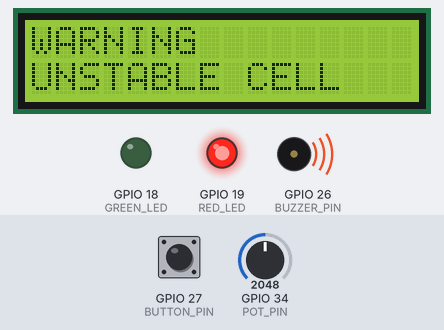
Bench run of a sketch on a simulated ESP32. Parts: 16×2 character LCD, output pins drawn as LEDs (lit = HIGH), buzzer (waves = sounding). Inputs (shaded band) come from the test bench; at power-on: GPIO 34 (POT_PIN) = 2048, GPIO 27 (BUTTON_PIN) HIGH. WiFi joins after 1.5 s; servers stay silent unless stated.

Above: at 2.0 s.
3.1 s: GPIO 34 (POT_PIN) set to 1228
At 3.7 s:
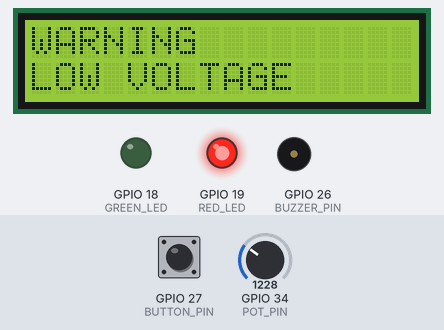
6.1 s: GPIO 34 (POT_PIN) set to 2047
At 6.8 s:
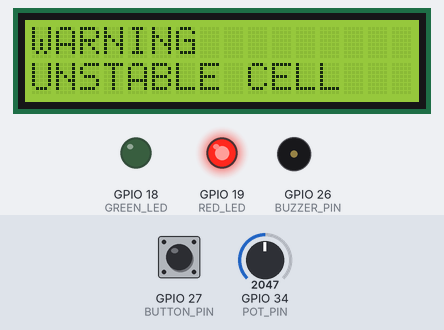
9.1 s: GPIO 27 (BUTTON_PIN) pulled LOW for 1 s
At 9.8 s:
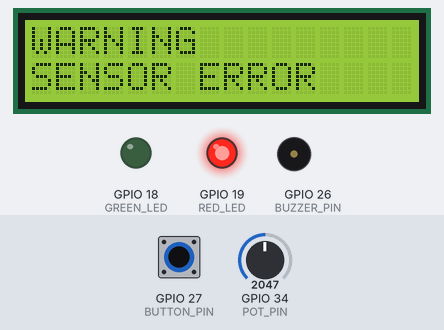
12.4 s: GPIO 34 (POT_PIN) set to 3603
At 12.8 s:
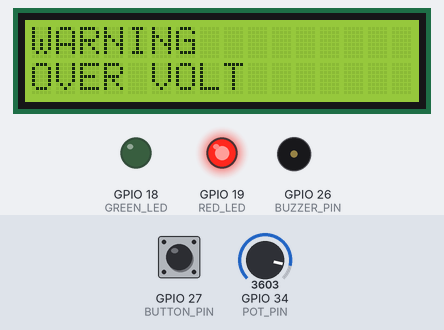
15.4 s: GPIO 34 (POT_PIN) set to 2866
At 15.8 s:
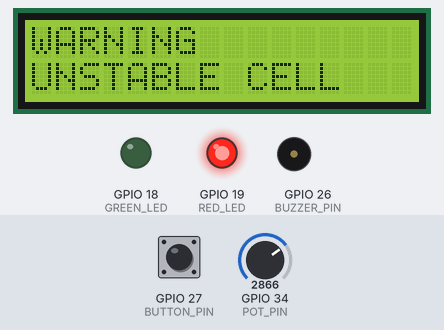
18.4 s: GPIO 27 (BUTTON_PIN) pulled LOW for 0.15 s
At 24.3 s:
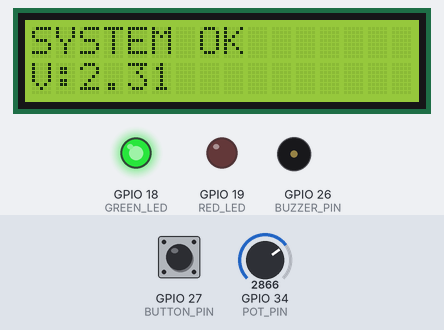
Timing chart, 0 to 25.4 s (numbered marks = the images above; inputs shaded):
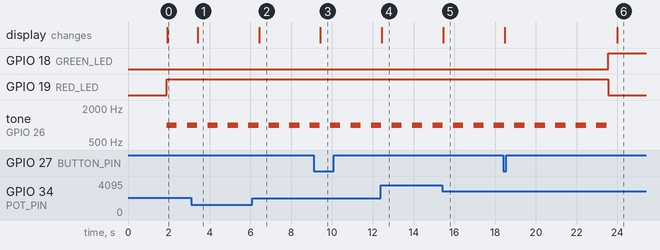

Measured:
- after the input at 3.1 s, the display: changes after 0.32 s (image 1)
- after the input at 6.1 s, the display: changes after 0.33 s (image 2)
- after the input at 9.1 s, GPIO 18 (GREEN_LED): stays LOW (without the input it goes to HIGH after 2.0 s); GPIO 19 (RED_LED): stays HIGH (without the input it goes to LOW after 2.0 s); the display: changes after 0.34 s (image 3)
- after the input at 12.4 s, GPIO 18 (GREEN_LED): stays LOW (without the input it goes to HIGH after 2.7 s); GPIO 19 (RED_LED): stays HIGH (without the input it goes to LOW after 2.7 s); the display: changes after 0.05 s (image 4)
- after the input at 15.4 s, the display: changes after 0.06 s (image 5)
- after the input at 18.4 s, GPIO 18 (GREEN_LED): LOW → HIGH after 5.2 s instead of 2.0 s; GPIO 19 (RED_LED): HIGH → LOW after 5.2 s instead of 2.0 s; the display: first changes after 0.07 s (image 6 shows a later state)
- by itself, tone on GPIO 26 (BUZZER_PIN): alternates 1000 Hz for 0.50 s and silent for 0.50 s, 11 changes in all, then stays silent

The sketch:

sketch.ino
```cpp
#define BLYNK_TEMPLATE_ID "TMPL3v_HLEWl1"
#define BLYNK_TEMPLATE_NAME "Event Driven Safety Protection Kernel"
#define BLYNK_AUTH_TOKEN "wXTAirsDiEZ77vTocUOK1XXqKNRPXwKo"

#include <WiFi.h>
#include <BlynkSimpleEsp32.h>
#include <Wire.h>
#include <LiquidCrystal_I2C.h>

char ssid[] = "Wokwi-GUEST";
char pass[] = "";

#define POT_PIN      34
#define BUTTON_PIN   27
#define BUZZER_PIN   26
#define GREEN_LED    18
#define RED_LED      19

LiquidCrystal_I2C lcd(0x27, 16, 2);

enum SystemState {
  NORMAL,
  UNDERVOLTAGE_FAULT,
  OVERVOLTAGE_FAULT,
  SENSOR_FAULT,
  FLUCTUATION_FAULT
};

SystemState currentState = NORMAL;

unsigned long lastBuzzerTime = 0;
unsigned long lastLCDTime = 0;
unsigned long faultStartTime = 0;

bool buzzerState = false;
float previousVoltage = 0;

// Thresholds
const float UNDER_VOLTAGE = 1.0;
const float OVER_VOLTAGE  = 2.8;

const float RECOVERY_LOW  = 1.2;
const float RECOVERY_HIGH = 2.6;

const float FLUCT_LIMIT   = 0.5;
const unsigned long RELAY_LOCK_TIME = 5000;

float readVoltage() {
  int adc = analogRead(POT_PIN);
  return (adc / 4095.0) * 3.3;
}

void updateBlynk(float voltage, String state, String fault,
                 String relayStatus, String buzzerStatus,
                 String recoveryStatus) {

  Blynk.virtualWrite(V0, voltage);
  Blynk.virtualWrite(V1, state);
  Blynk.virtualWrite(V2, fault);
  Blynk.virtualWrite(V3, relayStatus);
  Blynk.virtualWrite(V4, buzzerStatus);
  Blynk.virtualWrite(V5, recoveryStatus);
}

void setup() {

  Serial.begin(115200);

  Blynk.begin(BLYNK_AUTH_TOKEN, ssid, pass);

  pinMode(BUTTON_PIN, INPUT_PULLUP);
  pinMode(BUZZER_PIN, OUTPUT);

  pinMode(GREEN_LED, OUTPUT);
  pinMode(RED_LED, OUTPUT);

  lcd.init();
  lcd.backlight();

  lcd.setCursor(0, 0);
  lcd.print("Safety Kernel");
  lcd.setCursor(0, 1);
  lcd.print("Starting...");
}

void loop() {

  Blynk.run();

  float voltage = readVoltage();

  // Sensor anomaly
  if (digitalRead(BUTTON_PIN) == LOW) {
    currentState = SENSOR_FAULT;
    faultStartTime = millis();
  }

  // Undervoltage
  else if (voltage < UNDER_VOLTAGE) {
    currentState = UNDERVOLTAGE_FAULT;
    faultStartTime = millis();
  }

  // Overvoltage
  else if (voltage > OVER_VOLTAGE) {
    currentState = OVERVOLTAGE_FAULT;
    faultStartTime = millis();
  }

  // Rapid fluctuation
  else if (abs(voltage - previousVoltage) > FLUCT_LIMIT) {
    currentState = FLUCTUATION_FAULT;
    faultStartTime = millis();
  }

  // Recovery logic
  else {

    if (millis() - faultStartTime > RELAY_LOCK_TIME) {

      if (voltage > RECOVERY_LOW &&
          voltage < RECOVERY_HIGH &&
          digitalRead(BUTTON_PIN) == HIGH) {

        currentState = NORMAL;
      }
    }
  }

  previousVoltage = voltage;

  updateOutputs(voltage);
}

void updateOutputs(float voltage) {

  switch (currentState) {

    case NORMAL:

      digitalWrite(GREEN_LED, HIGH);
      digitalWrite(RED_LED, LOW);
      noTone(BUZZER_PIN);

      updateBlynk(
        voltage,
        "NORMAL",
        "NONE",
        "CONNECTED",
        "OFF",
        "STABLE"
      );

      if (millis() - lastLCDTime > 500) {

        lastLCDTime = millis();

        lcd.clear();
        lcd.setCursor(0, 0);
        lcd.print("SYSTEM OK");

        lcd.setCursor(0, 1);
        lcd.print("V:");
        lcd.print(voltage, 2);
      }

      break;

    case UNDERVOLTAGE_FAULT:

      updateBlynk(
        voltage,
        "FAULT",
        "LOW VOLTAGE",
        "DISCONNECTED",
        "ON",
        "RECOVERING"
      );

      faultMode("LOW VOLTAGE");
      break;

    case OVERVOLTAGE_FAULT:

      updateBlynk(
        voltage,
        "FAULT",
        "OVERVOLTAGE",
        "DISCONNECTED",
        "ON",
        "RECOVERING"
      );

      faultMode("OVER VOLT");
      break;

    case SENSOR_FAULT:

      updateBlynk(
        voltage,
        "FAULT",
        "SENSOR ERROR",
        "DISCONNECTED",
        "ON",
        "RECOVERING"
      );

      faultMode("SENSOR ERROR");
      break;

    case FLUCTUATION_FAULT:

      updateBlynk(
        voltage,
        "FAULT",
        "UNSTABLE CELL",
        "DISCONNECTED",
        "ON",
        "RECOVERING"
      );

      faultMode("UNSTABLE CELL");
      break;
  }
}

void faultMode(String message) {

  digitalWrite(GREEN_LED, LOW);
  digitalWrite(RED_LED, HIGH);

  if (millis() - lastBuzzerTime > 500) {

    lastBuzzerTime = millis();

    buzzerState = !buzzerState;

    if (buzzerState)
      tone(BUZZER_PIN, 1000);
    else
      noTone(BUZZER_PIN);
  }

  if (millis() - lastLCDTime > 500) {

    lastLCDTime = millis();

    lcd.clear();

    lcd.setCursor(0, 0);
    lcd.print("WARNING");

    lcd.setCursor(0, 1);
    lcd.print(message);
  }
}
```
